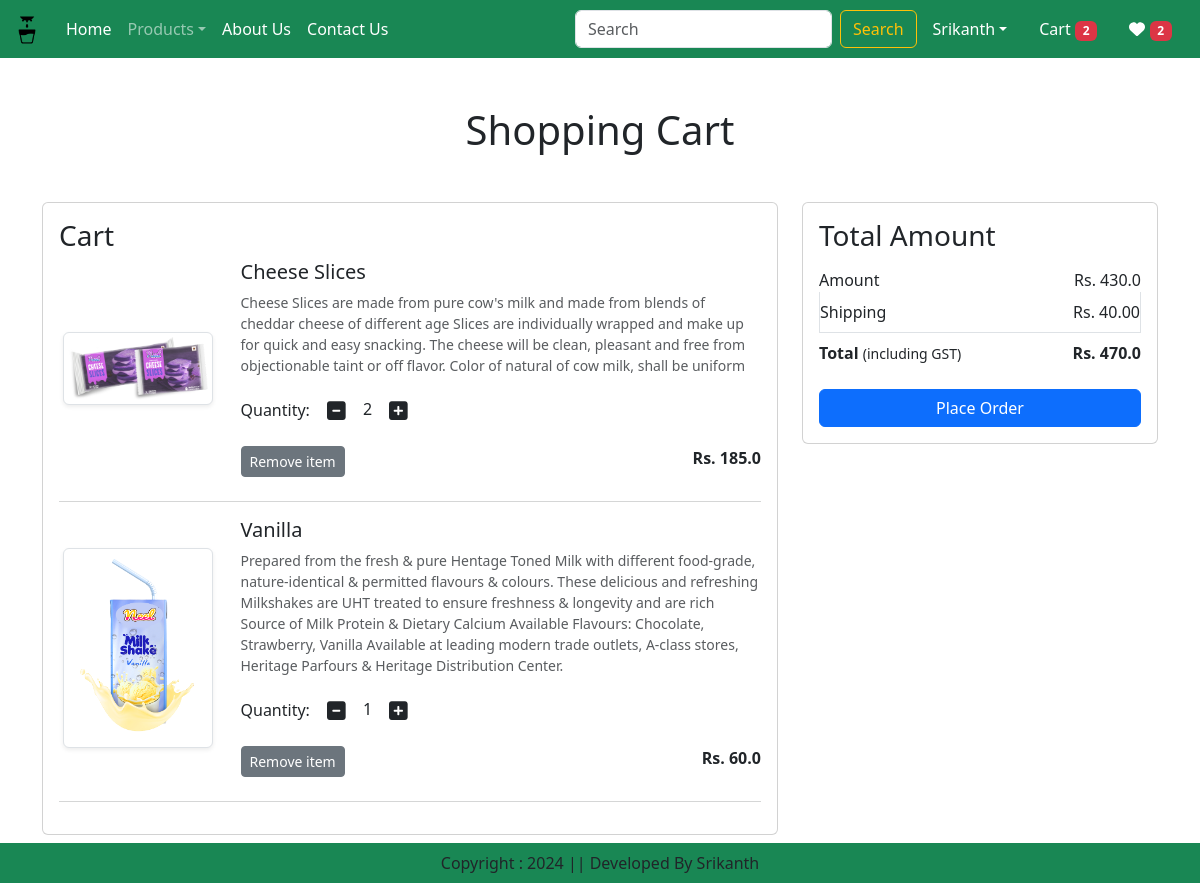
Page /cart/ (signed in) on the committed database.
### Website/models.py (models this page shows, shortened)
class Cart(models.Model):
    user=models.ForeignKey(User,on_delete=models.CASCADE)
    product=models.ForeignKey(Product,on_delete=models.CASCADE)
    quantity=models.PositiveBigIntegerField(default=1)

class Product(models.Model):
    title = models.CharField(max_length=100)
    selling_price = models.FloatField()
    discounted_price = models.FloatField()
    description = models.TextField()
    composition = models.TextField(default='', blank=True)
    prodapp = models.TextField(default='', blank=True)
    category = models.CharField(choices=CATEGORY_CHOICES, max_length=2)
    product_image = models.ImageField(upload_to="product/images/")  # Specify subdirectory

### Website/views.py (the view)
# urls.py: path('cart/',views.show_cart,name='showcart'),
@login_required
def show_cart(request):
    user=request.user
    cart=Cart.objects.filter(user=user)
    amount=0
    for p in cart:
        value=p.quantity * p.product.discounted_price
        amount=amount+value
    totalamount=amount+40
    totalitem=0
    wishitem=0
    if request.user.is_authenticated:
        totalitem=len(Cart.objects.filter(user=request.user))
        wishitem = len(Wishlist.objects.filter(user=request.user))
    return render(request,'website/addtocart.html',locals())

### Templates/website/addtocart.html (shortened to what this page needs)
{% extends 'website/base.html' %}
{% load static %}
{% block main-content %}
<div class="container my-5">
    <div class="row">
        {% if cart %}
            <h1 class="text-center mb-5">Shopping Cart</h1>
            <div class="col-sm-8">
                <div class="card">
                    <div class="card-body">
                        <h3>Cart</h3>
                        {% for item in cart %}
                            <div class="row mb-4">
                                <div class="col-sm-3 text-center align-self-center">
                                    <img src="{{ item.product.product_image.url }}" alt="{{ item.product.title }}" class="img-fluid img-thumbnail shadow-sm" height="150" width="150">
                                </div>
                                <div class="col-sm-9">
                                    <h5>{{ item.product.title }}</h5>
                                    <p class="mb-2 text-muted small">{{ item.product.description }}</p>
                                    <div class="my-3">
                                        <label for="quantity-{{ item.product.id }}">Quantity:</label>
                                        <a class="minus-cart btn" pid="{{ item.product.id }}">
                                            <i class="fas fa-minus-square fa-lg"></i>
                                        </a>
                                        <span class="quantity" id="quantity-{{ item.product.id }}">{{ item.quantity }}</span>
                                        <a class="plus-cart btn" pid="{{ item.product.id }}">
                                            <i class="fas fa-plus-square fa-lg"></i>
                                        </a>
                                    </div>
                                    <div class="d-flex justify-content-between">
                                        <a href="" class="remove-cart btn btn-sm btn-secondary" pid="{{ item.product.id }}">Remove item</a>
                                        <p class="mb-0"><strong>Rs. {{ item.product.discounted_price }}</strong></p>
                                    </div>
                                </div>
                            </div>
                            <hr class="text-muted">
                        {% endfor %}
                    </div>
                </div>
            </div>
            <div class="col-sm-4">
                <div class="card">
                    <div class="card-body">
                        <h3>Total Amount</h3>
                        <ul class="list-group">
                            <li class="list-group-item d-flex justify-content-between align-items-center border-0 px-0 pb-0">
                                Amount
                                <span id="amount">Rs. {{ amount }}</span>
                            </li>
                            <li class="list-group-item d-flex justify-content-between align-items-center px-0">
                                Shipping
                                <span>Rs. 40.00</span>
                            </li>
                            <li class="list-group-item d-flex justify-content-between align-items-center border-0 px-0 mb-3">
                                <div>
                                    <strong>Total</strong>
                                    <small>(including GST)</small>
                                </div>
                                <span id="totalamount"><strong>Rs. {{ totalamount }}</strong></span>
                            </li>
                        </ul>
                        <div class="d-grid">
                            <a href="{% url 'checkout' %}" class="btn btn-primary">Place Order</a>
                        </div>
                    </div>
                </div>
            </div>
        {% else %}
            <h1 class="text-center mb-5">Cart is Empty</h1>
        {% endif %}
    </div>
</div>
{% endblock main-content %}

### rows in the picture
Cart: product.product_image (picture), product "Cheese Slices", product.description "Cheese Slices are made from pure cow's milk and made from blends of cheddar cheese of different age Slices are individually wrapped and make up for quick and easy snacking. The cheese will be clean, pleasant and free from objectionable taint or off flavor. Color of natural of cow milk, shall be uniform", quantity "2", product.discounted_price "185.0"
Cart: product.product_image (picture), product "Vanilla", product.description "Prepared from the fresh & pure Hentage Toned Milk with different food-grade, nature-identical & permitted flavours & colours. These delicious and refreshing Milkshakes are UHT treated to ensure freshness & longevity and are rich Source of Milk Protein & Dietary Calcium Available Flavours: Chocolate, Strawberry, Vanilla Available at leading modern trade outlets, A-class stores, Heritage Parfours & Heritage Distribution Center.", quantity "1", product.discounted_price "60.0"

### other values in the picture
{{ totalitem }} "2"
{{ wishitem }} "2"
{{ amount }} "430.0"
{{ totalamount }} "470.0"
